Frame 1 (no input): blank canvas, image omitted
Frame 60 (no input): blank canvas, image omitted
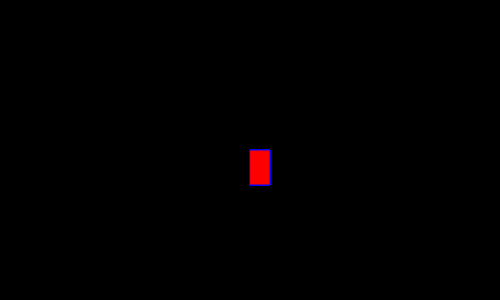
Frame 120 (the mouse pressed at the canvas centre since frame 60)

The p5.js sketch whose frames 1 and 60 were blank and that drew this single picture after the mouse press (run headless with seeded random() and noise() and a simulated clock; from frame 60 on, the mouse is pressed at the canvas centre):

// p5.js sketch
// ── sketch.js
function setup() {
    createCanvas(500, 300
              );
    background("black")
  }
  
  function draw() {
    stroke("blue");
    fill("red");
    
  
    if (mouseIsPressed) {
      rect(mouseX, mouseY, 20, 35);
    }
  }
  
